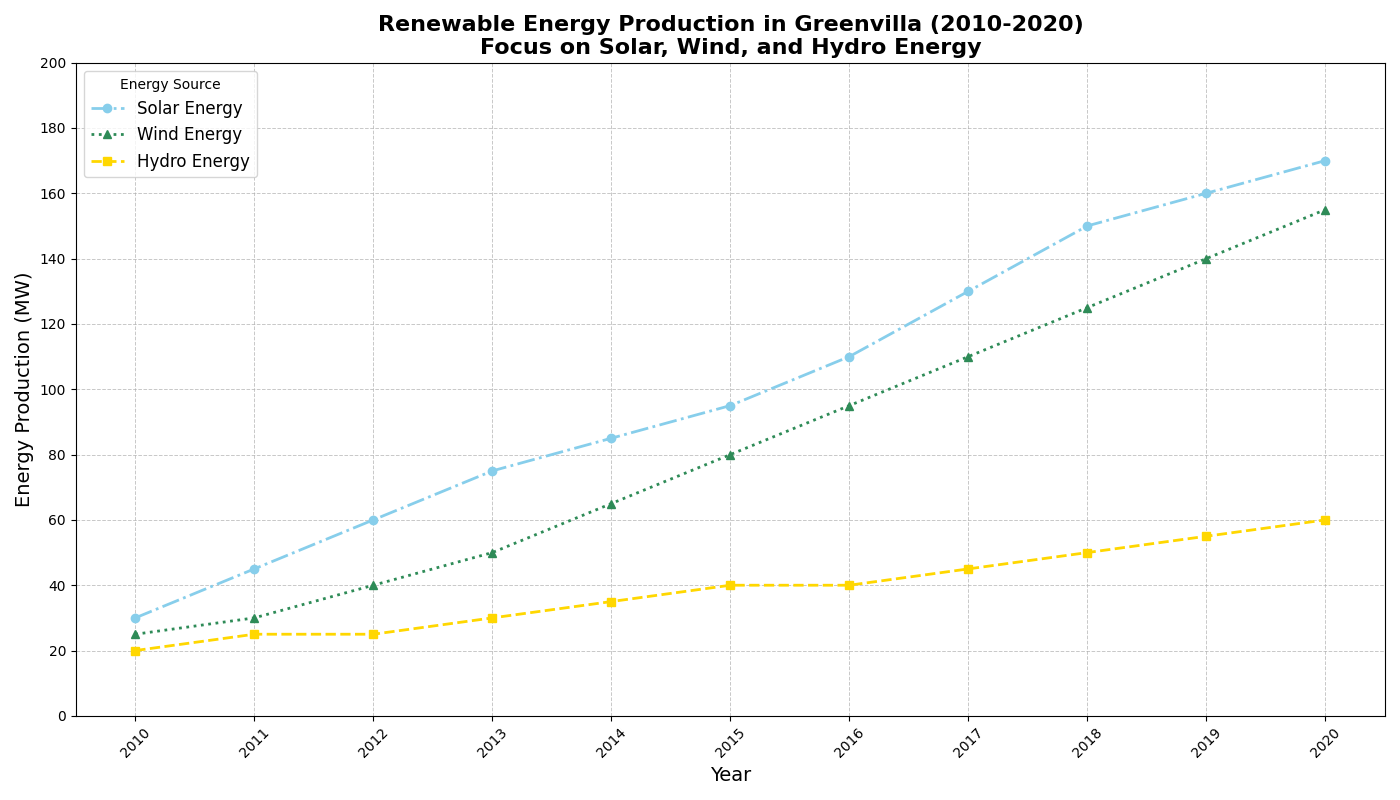

Reproduce this figure in Python.
import matplotlib.pyplot as plt
import numpy as np

# Define the years from 2010 to 2020
years = np.arange(2010, 2021)

# Data: renewable energy production in Megawatts (MW)
solar_energy = np.array([30, 45, 60, 75, 85, 95, 110, 130, 150, 160, 170])
wind_energy = np.array([25, 30, 40, 50, 65, 80, 95, 110, 125, 140, 155])
hydro_energy = np.array([20, 25, 25, 30, 35, 40, 40, 45, 50, 55, 60])

# Create the main plot
fig, ax = plt.subplots(figsize=(14, 8))

# Plot each energy source with shuffled colors
ax.plot(years, solar_energy, label="Solar Energy", color='skyblue', marker='o', linestyle='dashdot', linewidth=2)
ax.plot(years, wind_energy, label="Wind Energy", color='seagreen', marker='^', linestyle='dotted', linewidth=2)
ax.plot(years, hydro_energy, label="Hydro Energy", color='gold', marker='s', linestyle='dashed', linewidth=2)

# Set the title with two lines for clarity
ax.set_title("Renewable Energy Production in Greenvilla (2010-2020)\nFocus on Solar, Wind, and Hydro Energy", fontsize=16, fontweight='bold')

# Set the x and y axis labels
ax.set_xlabel('Year', fontsize=14)
ax.set_ylabel('Energy Production (MW)', fontsize=14)

# Set the x and y axis ticks
plt.xticks(years, rotation=45)
plt.yticks(np.arange(0, 201, 20))

# Add legend
ax.legend(title='Energy Source', fontsize=12)

# Add grid for better readability
ax.grid(True, linestyle='--', linewidth=0.7, alpha=0.7)

# Automatically adjust layout for readability
plt.tight_layout()

# Display the plot
plt.show()
